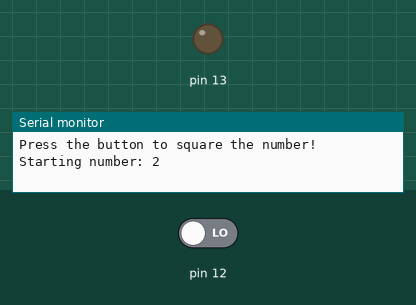
The sketch below on a simulated Arduino Uno, built with avr-gcc and run on an emulated ATmega328P. Shown: output pins drawn as LEDs (lit = HIGH), the last lines printed to the serial monitor. Inputs (shaded band) come from the test bench; at power-on: pin 12 LOW.

Above: at 1.3 s.
1.4 s: pin 12 driven HIGH
At 2.7 s:
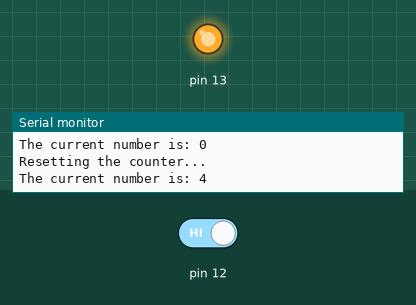
3.0 s: pin 12 driven LOW
At 4.1 s:
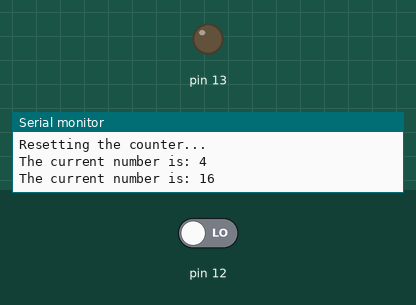
Timing chart, 0 to 6.0 s (numbered marks = the images above; inputs shaded):
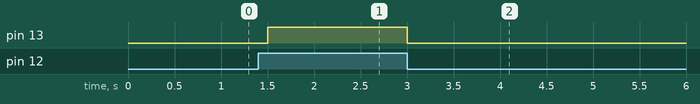

The sketch:

1.09.2_Moar_Moar_Math.ino
```cpp
// Unit 1 Digital Sandbox
// Tutorial 1.09 Serial Print

// Create a program with one variable.
// Every time you press the button, the LED at pin 13 should light up and the variable’s value should be squared and the new value printed.

// If the button is held down, the value keeps squaring and printing, and the light stays on.
// When the button is released, the light turns off, the value of the variable stops changing, and nothing prints.

int a = 2;
int counter = 1;

void setup()
{
  Serial.begin(9600);

  pinMode(13, OUTPUT);
  pinMode(12, INPUT);
}

void loop(){
  if (counter == 1){ // starting the program
    Serial.println("Press the button to square the number!");
    Serial.print("Starting number: ");
    Serial.println(a);
    counter = counter + 1;
  }

  if (a == 0){ // resets counter when it becomes weird
    Serial.println("Resetting the counter...");
    a = 2;
  }

  if (digitalRead(12)==HIGH){ // squares when pressed
    digitalWrite(13, HIGH);
    a = a * a;
    Serial.print("The current number is: ");
    Serial.println(a);
  }

  else{
    digitalWrite(13, LOW);
  }

  delay(250); // preventing constantly running when the button is held onto, but fast enough to detect several presses in a short amount of time
}
```

Measured:
- after the input at 1.4 s, pin 13: LOW → HIGH after 0.10 s
- after the input at 3.0 s, pin 13: HIGH → LOW at once
